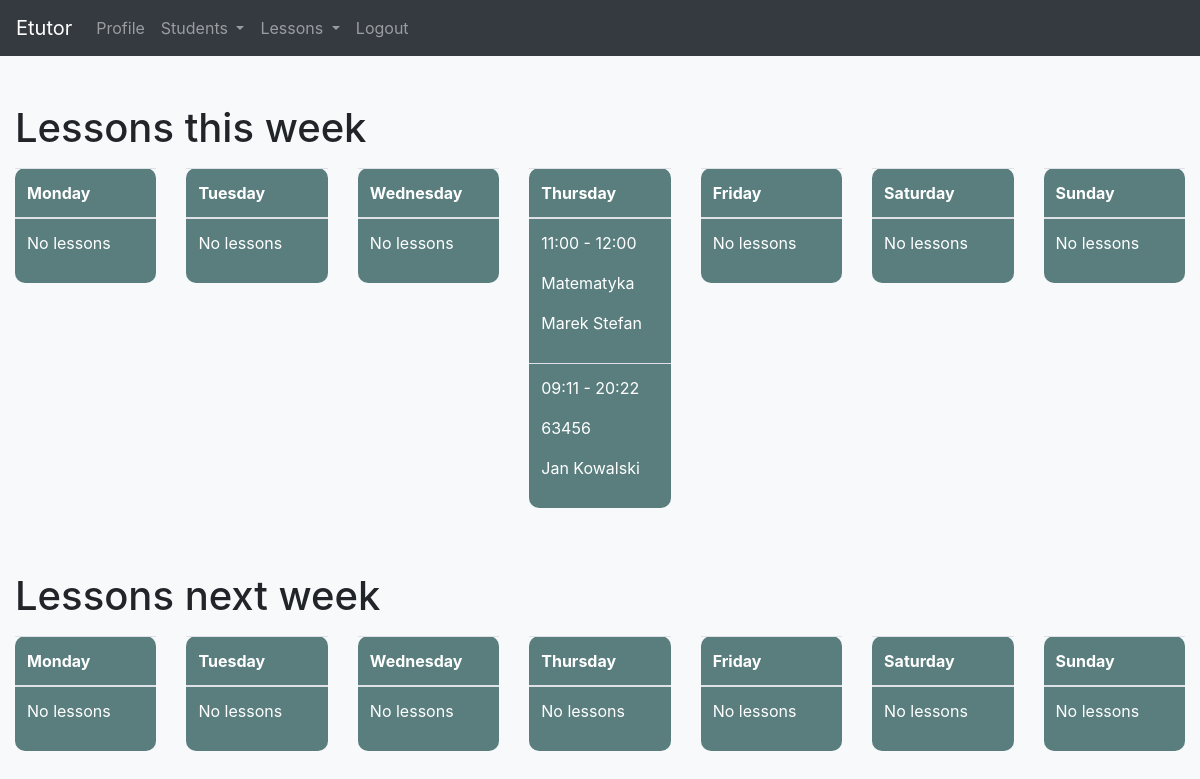
Page /lessons/ (signed in) on the earlier database version.
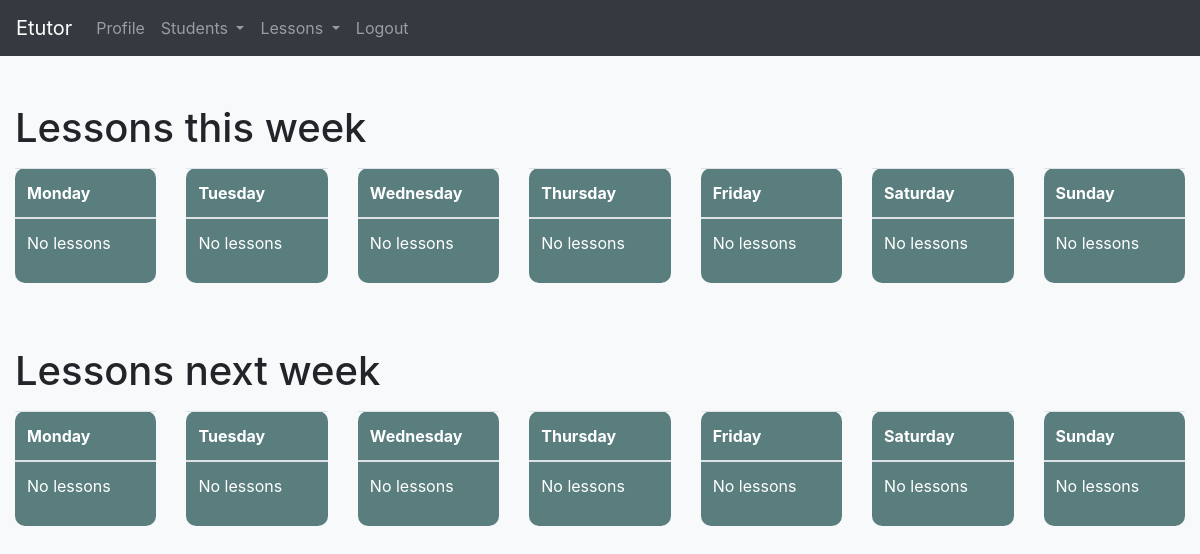
Same page on the later database version.
### app/models.py (models this page shows, shortened)
class Lesson(models.Model):
    ONLINE = 'Online'
    AT_CLIENTS = "Client's"
    AT_TUTORS = "Tutor's"
    PLACE = [
        (ONLINE, _('Online')),
        (AT_CLIENTS, _("Client's")),
        (AT_TUTORS, _("Tutor's")),
    ]
    subject = models.CharField(max_length=50)
    place = models.CharField(max_length=30, choices=PLACE, default=ONLINE)
    amount = models.PositiveIntegerField(null=False, blank=False)
    description = models.CharField(max_length=250, blank=True)
    start_datetime = models.DateTimeField()
    end_datetime = models.DateTimeField()
    is_repetitive = models.BooleanField(default=True)
    is_notification_send = models.BooleanField(default=False)
    send_facebook_message = models.BooleanField(default=True)
    send_email = models.BooleanField(default=False)
    send_sms = models.BooleanField(default=False)
    tutor = models.ForeignKey(Tutor, on_delete=models.CASCADE)
    student = models.ForeignKey(Student, on_delete=models.CASCADE)
    objects = LessonManager()
    class Meta:
        ordering = ['start_datetime']
    def get_lesson_start_and_end_time(self):
        return '{start} - {end}'.format(start=self.start_datetime.astimezone().strftime("%H:%M"),
                                        end=self.end_datetime.astimezone().strftime("%H:%M")
                                        )
    def get_absolute_url(self):
        return reverse('lesson-detail', args=[self.id])

class Student(models.Model):
    first_name = models.CharField(max_length=50)
    last_name = models.CharField(max_length=50)
    address = models.CharField(max_length=100, blank=True)
    education_level = models.CharField(max_length=50, blank=True)
    phone_number = models.CharField(max_length=20, blank=True, unique=True)
    email = models.EmailField(blank=True, unique=True)
    discord_nick = models.CharField(max_length=50, blank=True, unique=True)
    facebook_profile = models.CharField(max_length=150, blank=True, unique=True)
    facebook_psid = models.CharField(max_length=50, blank=True)
    tutor = models.ForeignKey(Tutor, on_delete=models.CASCADE)
    def __str__(self):
        return f'{self.first_name.capitalize()} {self.last_name.capitalize()}'
    def get_absolute_url(self):
        return reverse('student-detail', args=[self.id])

### app/views.py (the view)
# urls.py: path('lessons/', views.LessonListView.as_view(), name='lessons'),
@method_decorator(login_required, name='dispatch')
class LessonListView(ListView):
    model = Lesson
    template_name = 'lesson_list.html'
    def get_context_data(self, *, object_list=None, **kwargs):
        object_list = object_list if object_list else self.object_list
        return super(LessonListView, self).get_context_data(
            object_list=object_list,
            lessons_this_week=get_lessons_to_display(object_list, week='current'),
            lessons_next_week=get_lessons_to_display(object_list, week='next'),
        )

### app/calendar.py (called while the page is built)
def get_lessons_to_display(queryset, week='current'):
    now = datetime.now()
    start = now - timedelta(days=now.weekday())
    end = start + timedelta(days=6)
    start = start.replace(hour=0, minute=0)
    end = end.replace(hour=23, minute=59)
    if week == 'next':
        start += timedelta(days=7)
        end += timedelta(days=7)
    queryset = queryset.filter(start_datetime__range=(start, end)).annotate(weekday=Extract('start_datetime', 'iso_week_day'), hour=Extract(
        'start_datetime', 'hour')).order_by('weekday')
    lessons_in_day = []
    for iso in range(1, 8):
        lessons_in_day.append(queryset.filter(weekday=iso))
    return {x[0]: x[1] for x in zip(ISO_WEEK_DAYS, lessons_in_day)}

### templates/lesson_list.html (shortened to what this page needs)
{% extends 'base.html' %}
{% block content %}
<div class="container-fluid">
    <h1 class="mt-5">Lessons this week</h1>
    <div class="row mt-3">
        {% for day, lessons in lessons_this_week.items %}
        <div class="col">
            <table class="table bg-calendar">
                <thead>
                    <tr>
                        <th scope="col">{{day}}</th>
                    </tr>
                </thead>
                <tbody>
                    {% for lesson in lessons %}
                    <tr>
                        <td>
                            <p>{{ lesson.get_lesson_start_and_end_time }}</p>
                            <p><a href="{{lesson.get_absolute_url}}">{{ lesson.subject }}</a></p>
                            <p><a href="{{lesson.student.get_absolute_url}}">{{ lesson.student }}</a></p>
                        </td>
                    </tr>
                    {% empty %}
                    <tr>
                        <td>
                            <p>No lessons</p>
                        </td>
                    </tr>
                    {% endfor %}
                </tbody>
            </table>
        </div>
        {% endfor %}
    </div>
    <h1 class="mt-5">Lessons next week</h1>
    <div class="row mt-3">
        {% for day, lessons in lessons_next_week.items %}
        <div class="col">
            <table class="table bg-calendar">
                <thead>
                    <tr>
                        <th scope="col">{{day}}</th>
                    </tr>
                </thead>
                <tbody>
                    {% for lesson in lessons %}
                    <tr>
                        <td>
                            <p>{{ lesson.get_lesson_start_and_end_time }}</p>
                            <p><a href="{{lesson.get_absolute_url}}">{{ lesson.subject }}</a></p>
                            <p><a href="{{lesson.student.get_absolute_url}}">{{ lesson.student }}</a></p>
                        </td>
                    </tr>
                    {% empty %}
                    <tr>
                        <td>
                            <p>No lessons</p>
                        </td>
                    </tr>
                    {% endfor %}
                </tbody>
            </table>
        </div>
        {% endfor %}
    </div>
</div>
{% endblock %}

Differences in the rows shown:
removed Lesson: get_lesson_start_and_end_time "11:00 - 12:00", subject "Matematyka", student "Marek Stefan"
removed Lesson: get_lesson_start_and_end_time "09:11 - 20:22", subject "63456", student "Jan Kowalski"
Other differences:
new list line: "No lessons"
